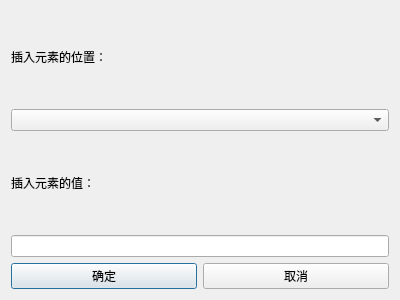
<?xml version="1.0" encoding="UTF-8"?>
<ui version="4.0">
 <class>Dialog_arrlist_insert</class>
 <widget class="QDialog" name="Dialog_arrlist_insert">
  <property name="geometry">
   <rect>
    <x>0</x>
    <y>0</y>
    <width>400</width>
    <height>300</height>
   </rect>
  </property>
  <property name="windowTitle">
   <string>Dialog</string>
  </property>
  <layout class="QVBoxLayout" name="verticalLayout_3">
   <item>
    <layout class="QVBoxLayout" name="verticalLayout_2">
     <item>
      <widget class="QLabel" name="label">
       <property name="text">
        <string>插入元素的位置：</string>
       </property>
      </widget>
     </item>
     <item>
      <widget class="QComboBox" name="pos_box"/>
     </item>
    </layout>
   </item>
   <item>
    <layout class="QVBoxLayout" name="verticalLayout">
     <item>
      <widget class="QLabel" name="label_2">
       <property name="text">
        <string>插入元素的值：</string>
       </property>
      </widget>
     </item>
     <item>
      <widget class="QLineEdit" name="line_value"/>
     </item>
    </layout>
   </item>
   <item>
    <layout class="QHBoxLayout" name="horizontalLayout">
     <item>
      <widget class="QPushButton" name="btn1">
       <property name="text">
        <string>确定</string>
       </property>
      </widget>
     </item>
     <item>
      <widget class="QPushButton" name="btn2">
       <property name="text">
        <string>取消</string>
       </property>
      </widget>
     </item>
    </layout>
   </item>
  </layout>
 </widget>
 <resources/>
 <connections>
  <connection>
   <sender>btn1</sender>
   <signal>clicked()</signal>
   <receiver>Dialog_arrlist_insert</receiver>
   <slot>accept()</slot>
   <hints>
    <hint type="sourcelabel">
     <x>104</x>
     <y>244</y>
    </hint>
    <hint type="destinationlabel">
     <x>199</x>
     <y>149</y>
    </hint>
   </hints>
  </connection>
  <connection>
   <sender>btn2</sender>
   <signal>clicked()</signal>
   <receiver>Dialog_arrlist_insert</receiver>
   <slot>reject()</slot>
   <hints>
    <hint type="sourcelabel">
     <x>295</x>
     <y>244</y>
    </hint>
    <hint type="destinationlabel">
     <x>199</x>
     <y>149</y>
    </hint>
   </hints>
  </connection>
 </connections>
</ui>
